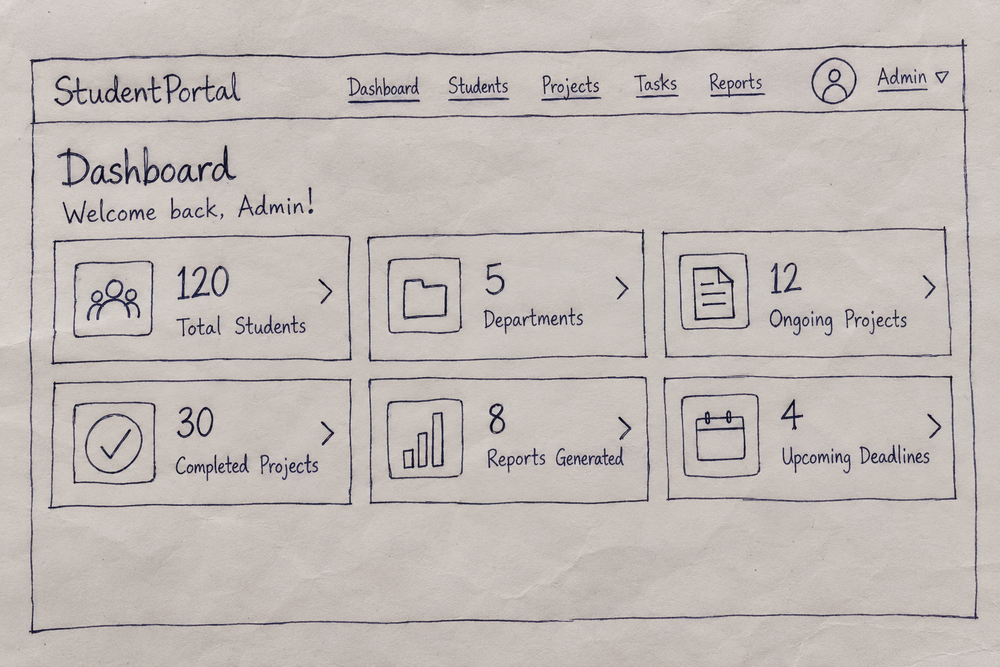
#> input picture frontend/src/assets/showcase/dashboard-wireframe.png, 1000 x 667 px, shrunk from 1536 x 1024 before the run
$ python -i preprocessing.py   (imports and definitions only)
#> lines starting #> are read from the running program, lines starting #| are printed output that depends on the picture; after the words box and inside, x2 and y2 are one past the last pixel; in counts of white or black regions, pixels touching at a corner belong together
import cv2

def preprocess_image(image_path):
    image = cv2.imread(image_path)
#> image is the input picture: shape (667, 1000, 3); mean B, G, R 181.8, 185.6, 192.9
    gray = cv2.cvtColor(image, cv2.COLOR_BGR2GRAY)
    blurred = cv2.GaussianBlur(gray, (5, 5), 0)

    # Otsu's thresholding preserves continuous pencil/pen lines
    _, thresholded = cv2.threshold(
        blurred, 0, 255, cv2.THRESH_BINARY + cv2.THRESH_OTSU
    )
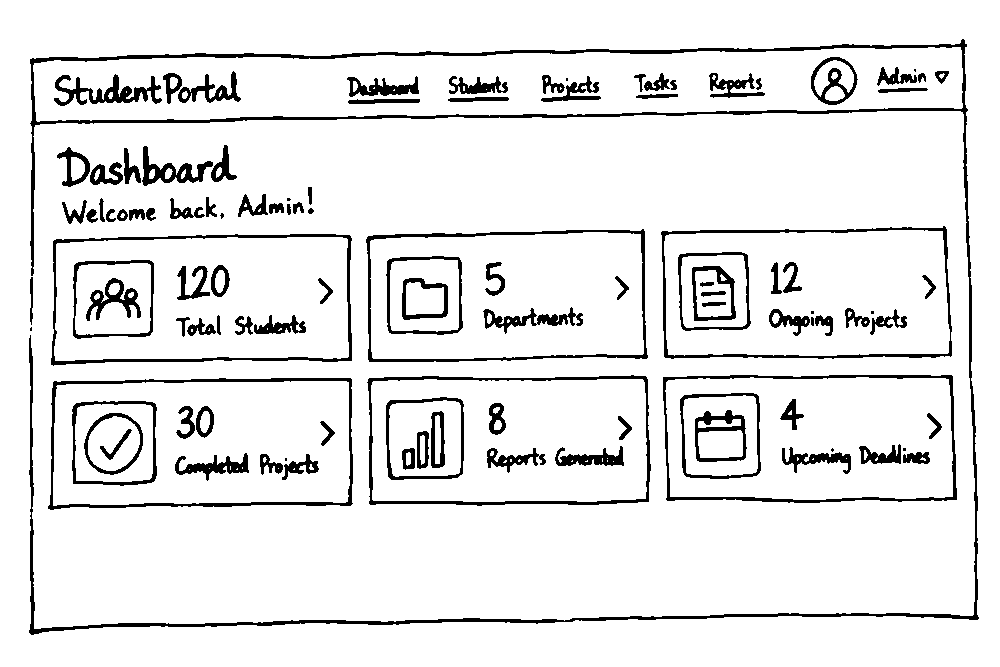
#> thresholded: shape (667, 1000); 91.2% white; 110 black regions (10 under 20 px), largest, box (x1, y1, x2, y2) and area: (29, 39, 979, 635) 11988, (48, 378, 353, 510) 2564, (51, 234, 352, 366) 2445

    return thresholded

>>> result = preprocess_image('../../../frontend/src/assets/showcase/dashboard-wireframe.png')

$ run again, on frontend/src/assets/showcase/settings-wireframe.png
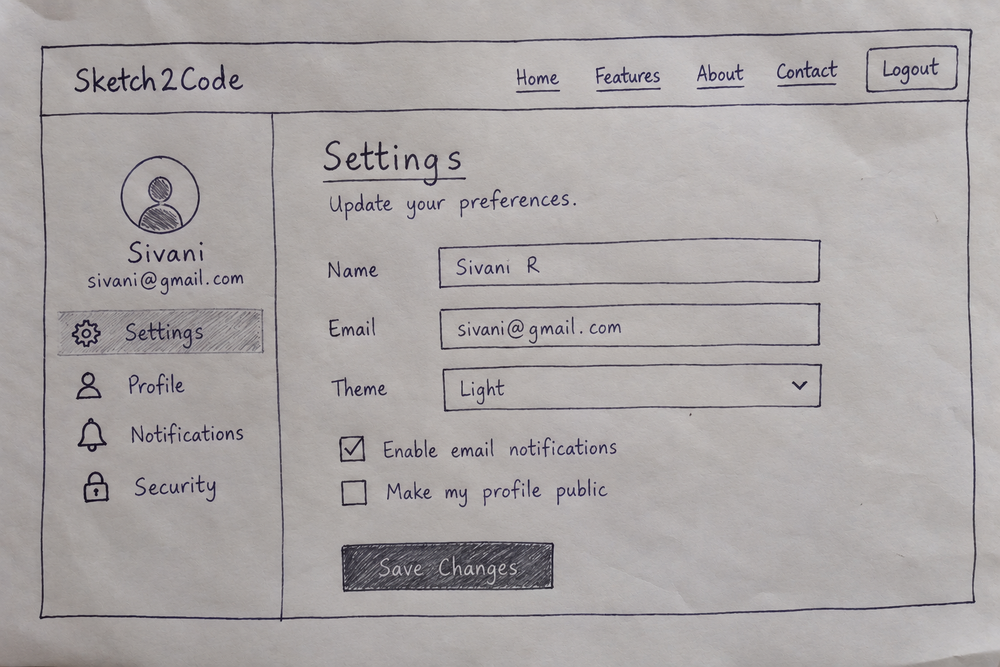
#> input picture frontend/src/assets/showcase/settings-wireframe.png, 1000 x 667 px, shrunk from 1536 x 1024 before the run
#> in preprocess_image, image is the input picture: shape (667, 1000, 3); mean B, G, R 165.8, 165.8, 170.3
#> in preprocess_image, `_, thresholded = cv2.threshold( blurred, 0, 255, cv2.THRESH_BINARY + c..`:
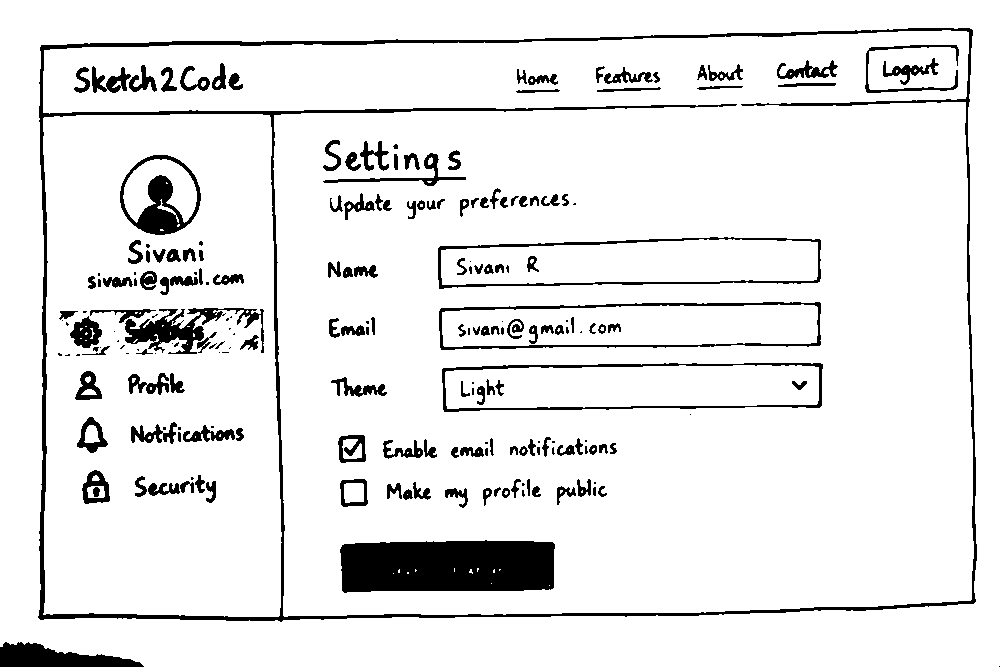
#> thresholded: shape (667, 1000); 91.2% white; 214 black regions (58 under 20 px), largest, box (x1, y1, x2, y2) and area: (38, 28, 977, 622) 13891, (340, 540, 555, 593) 10395, (125, 308, 264, 354) 2329
